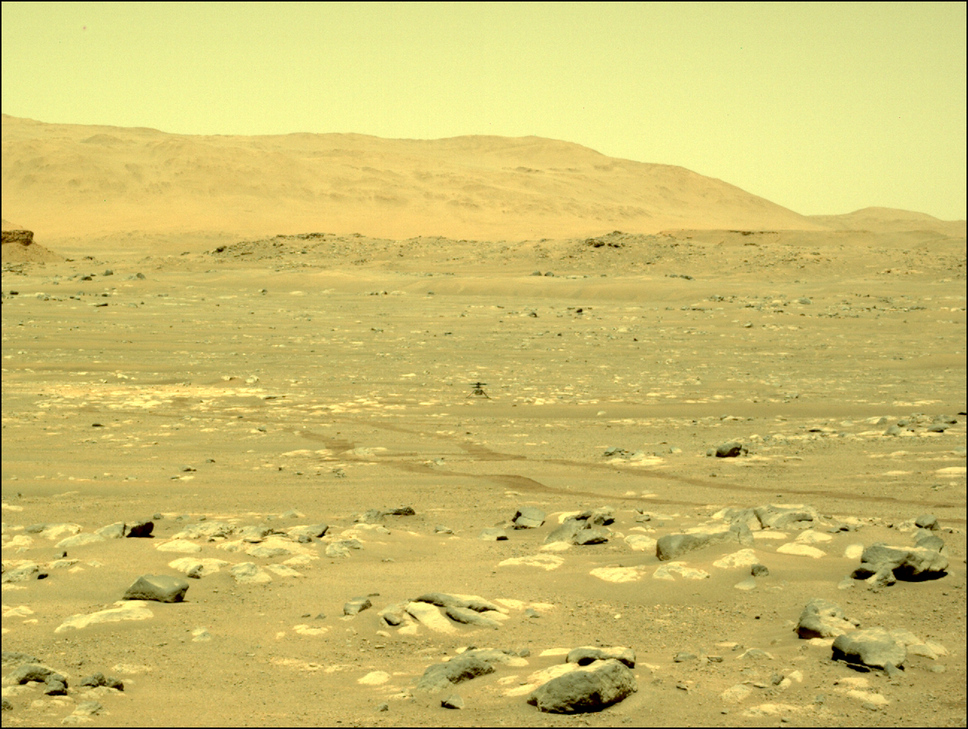
#> input picture perserverance/scripts/lefrncam_57.png, 968 x 729 px, shrunk from 1296 x 976 before the run
$ python featureMatchingSIFT.py
#> lines starting #> are read from the running program, lines starting #| are printed output that depends on the picture
'''Stereo Matching with SIFT
for using sift or surf in Opencv 3
use pip install opencv-contrib-python'''

import numpy as np
import cv2 as cv
from matplotlib import pyplot as plt


def drawlines(img1,img2,lines,pts1,pts2):
    ''' img1 - image on which we draw the epilines for the points in img2
        lines - corresponding epilines '''
    r,c = img1.shape
    img1 = cv.cvtColor(img1,cv.COLOR_GRAY2BGR)
    img2 = cv.cvtColor(img2,cv.COLOR_GRAY2BGR)
    for r,pt1,pt2 in zip(lines,pts1,pts2):
        color = tuple(np.random.randint(0,255,3).tolist())
        x0,y0 = map(int, [0, -r[2]/r[1] ])
        x1,y1 = map(int, [c, -(r[2]+r[0]*c)/r[1] ])
        img1 = cv.line(img1, (x0,y0), (x1,y1), color,1)
        img1 = cv.circle(img1,tuple(pt1),5,color,-1)
        img2 = cv.circle(img2,tuple(pt2),5,color,-1)
    return img1,img2

img1 = cv.imread('lefrncam_57.png',0)  # left image
#> img1: shape (729, 968); min 0, max 245, mean 185.8
img2 = cv.imread('rightrncam_57.png',0) #  right image
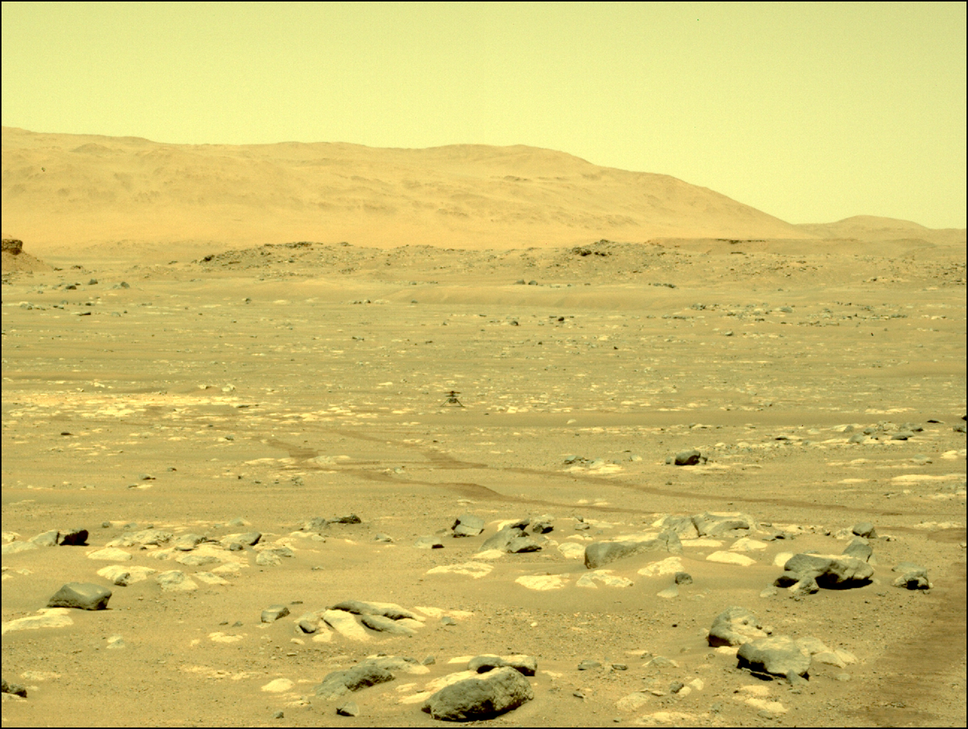
#> input picture perserverance/scripts/rightrncam_57.png, 968 x 729 px, shrunk from 1296 x 976 before the run
#> img2: shape (729, 968); min 0, max 246, mean 185.6

#Gray Scale images
#gryl = cv.imread('left.jpeg', cv.IMREAD_GRAYSCALE)
#gryr = cv.imread('right.jpeg', cv.IMREAD_GRAYSCALE)

#Create a Sift Object
sift = cv.SIFT_create()

# find the keypoints and descriptors with SIFT
kp1, des1 = sift.detectAndCompute(img1,None)
#> kp1 = 2378 keypoints; strongest (x, y, size): (144, 531, 11.9), (41, 577, 4), (500, 538, 3.5), (65, 555, 2.9)
kp2, des2 = sift.detectAndCompute(img2,None)
#> kp2 = 2296 keypoints; strongest (x, y, size): (483, 669, 6.8), (78, 539, 12.2), (435, 547, 3.3), (805, 676, 5)

# FLANN parameters
#Library for the enhanced Nearest Neighbour Method

FLANN_INDEX_KDTREE = 1
index_params = dict(algorithm = FLANN_INDEX_KDTREE, trees = 5)
search_params = dict(checks=50)
flann = cv.FlannBasedMatcher(index_params,search_params)
matches = flann.knnMatch(des1,des2,k=2)
#> matches = 2378 matches
pts1 = []
pts2 = []
# ratio test as per Lowe's paper
for i,(m,n) in enumerate(matches):
    if m.distance < 0.8*n.distance:
        pts2.append(kp2[m.trainIdx].pt)
        pts1.append(kp1[m.queryIdx].pt)
#> after the loop, pts1 = 1139 pairs, first value 2.47 to 961.5, second value 130.7 to 720.9; pts2 = 1139 pairs, first value 2.39 to 959.9, second value 140.1 to 723.5

pts1 = np.int32(pts1)
#> pts1 = 1139 pairs, first value 2 to 961, second value 130 to 720
pts2 = np.int32(pts2)
#> pts2 = 1139 pairs, first value 2 to 959, second value 140 to 723
F, mask = cv.findFundamentalMat(pts1,pts2,cv.FM_LMEDS)
#> F = [[1.6e-21, 5.55e-18, -2.91e-15], [-5.8e-18, 2e-18, -0.125], [3.09e-15, 0.125, 1]]; mask = 1139 values, max 1 at index 15, min 0 at index 0, mean 0.621
# We select only inlier points
pts1 = pts1[mask.ravel()==1]
#> pts1 = 707 pairs, first value 36 to 956, second value 229 to 709
pts2 = pts2[mask.ravel()==1]
#> pts2 = 707 pairs, first value 9 to 933, second value 237 to 717


# Find epilines corresponding to points in right image (second image) and
# drawing its lines on left image
lines1 = cv.computeCorrespondEpilines(pts2.reshape(-1,1,2), 2,F)
#> lines1 = 707 rows, first 8: [1.07e-14, 1, -294], [5.54e-15, 1, -405], [4.52e-15, 1, -427], [2.16e-15, 1, -478], [2.16e-15, 1, -478], [-3.04e-16, 1, -531], [-3.04e-16, 1, -531], [6.71e-17, 1, -523]
lines1 = lines1.reshape(-1,3)
img5,img6 = drawlines(img1,img2,lines1,pts1,pts2)
#> the loop in drawlines, `for r,pt1,pt2 in zip(lines,pts1,pts2):` made 707 passes
#> (r, pt1, pt2, color, y0, y1) on passes 1 to 3: ([1.07e-14, 1, -294], [36, 294], [20, 302], (172, 47, 117), 294, 293), ([5.54e-15, 1, -405], [47, 405], [19, 413], (192, 67, 251), 405, 404), ([4.52e-15, 1, -427], [48, 427], [16, 435], (195, 103, 9), 427, 426)
#> after the loop in drawlines, `for r,pt1,pt2 in zip(lines,pts1,pts2):`:
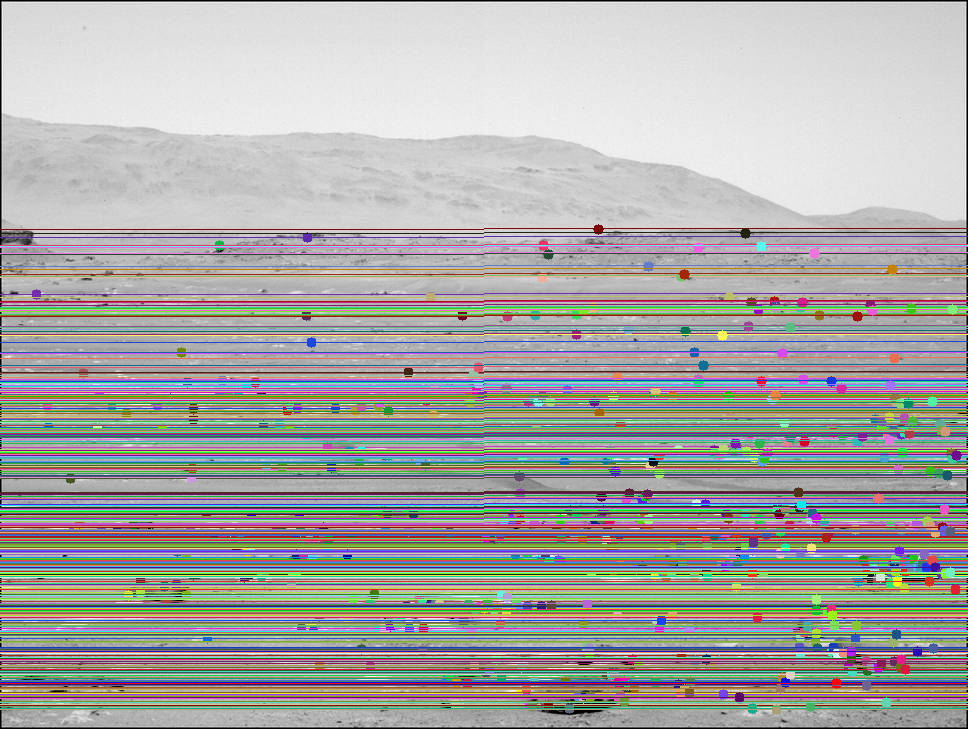
#> img1: shape (729, 968, 3); mean B, G, R 165.3, 167.5, 168.1
#> after the loop in drawlines, `for r,pt1,pt2 in zip(lines,pts1,pts2):`:
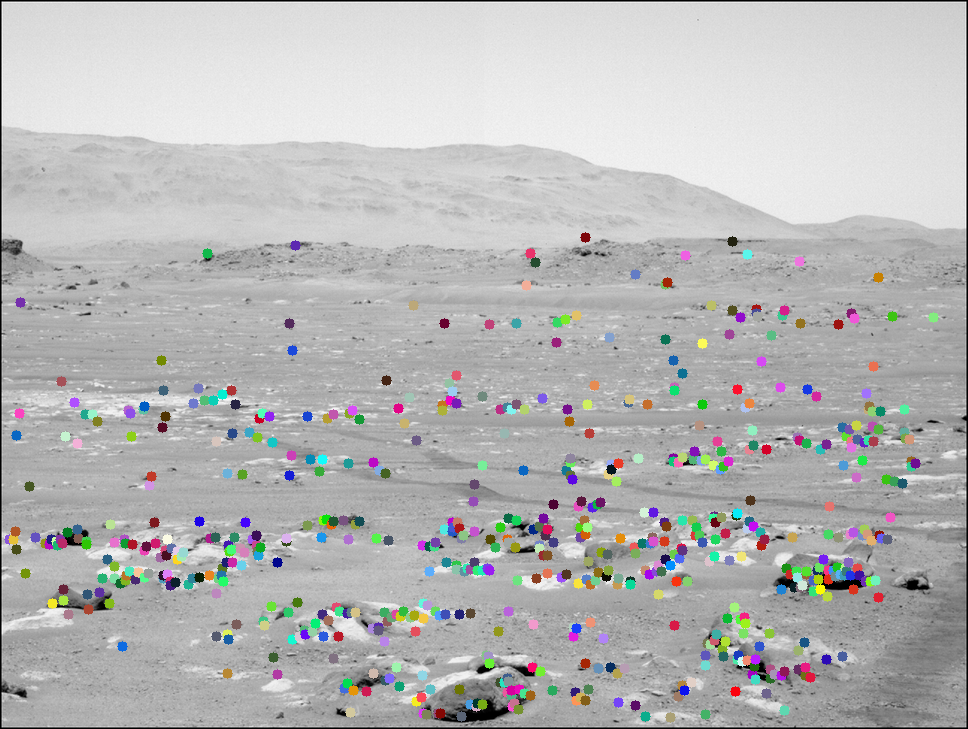
#> img2: shape (729, 968, 3); mean B, G, R 183, 183.1, 183
# Find epilines corresponding to points in left image (first image) and
# drawing its lines on right image
lines2 = cv.computeCorrespondEpilines(pts1.reshape(-1,1,2), 1,F)
#> lines2 = 707 rows, first 8: [-1.02e-14, -1, 302], [-5.29e-15, -1, 413], [-4.32e-15, -1, 435], [-2.05e-15, -1, 486], [-2.05e-15, -1, 486], [3e-16, -1, 539], [3e-16, -1, 539], [-5.53e-17, -1, 531]
lines2 = lines2.reshape(-1,3)
img3,img4 = drawlines(img2,img1,lines2,pts2,pts1)
#> the loop in drawlines (call 2), `for r,pt1,pt2 in zip(lines,pts1,pts2):` made 707 passes
#> (r, pt1, pt2, color, y0, y1) on passes 1 to 3: ([-1.02e-14, -1, 302], [20, 302], [36, 294], (219, 231, 98), 302, 301), ([-5.29e-15, -1, 413], [19, 413], [47, 405], (71, 94, 45), 413, 412), ([-4.32e-15, -1, 435], [16, 435], [48, 427], (208, 65, 88), 435, 434)
#> pass 1, in drawlines (call 2), `img1 = cv.line(img1, (x0,y0), (x1,y1), color,1)`:
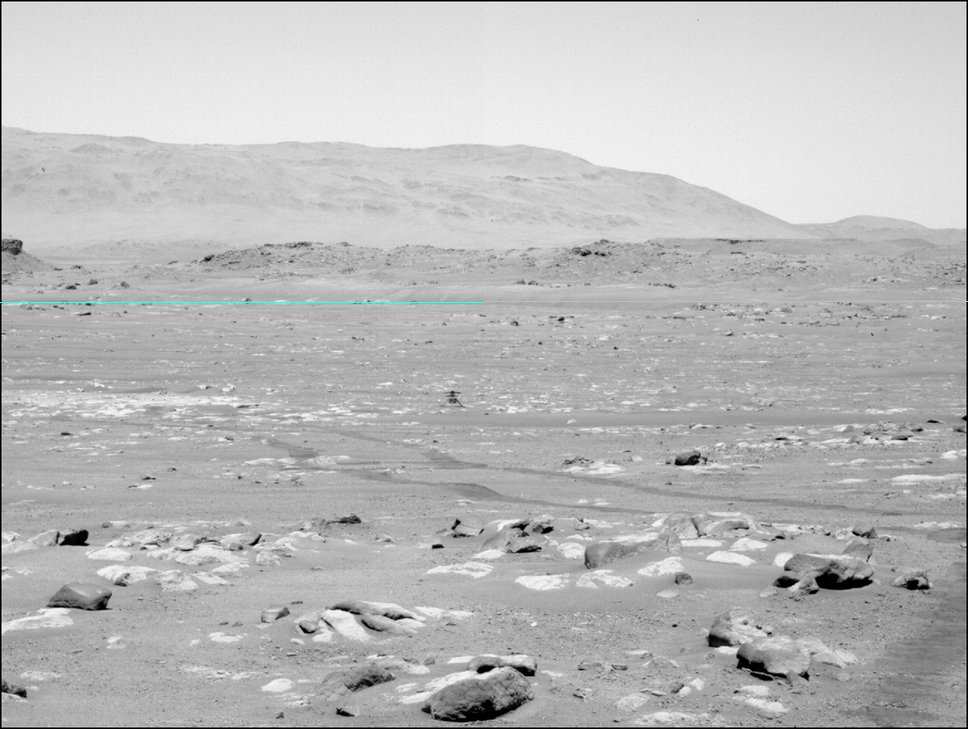
#> img1: shape (729, 968, 3); mean B, G, R 185.7, 185.7, 185.5
#> after the loop in drawlines (call 2), `for r,pt1,pt2 in zip(lines,pts1,pts2):`:
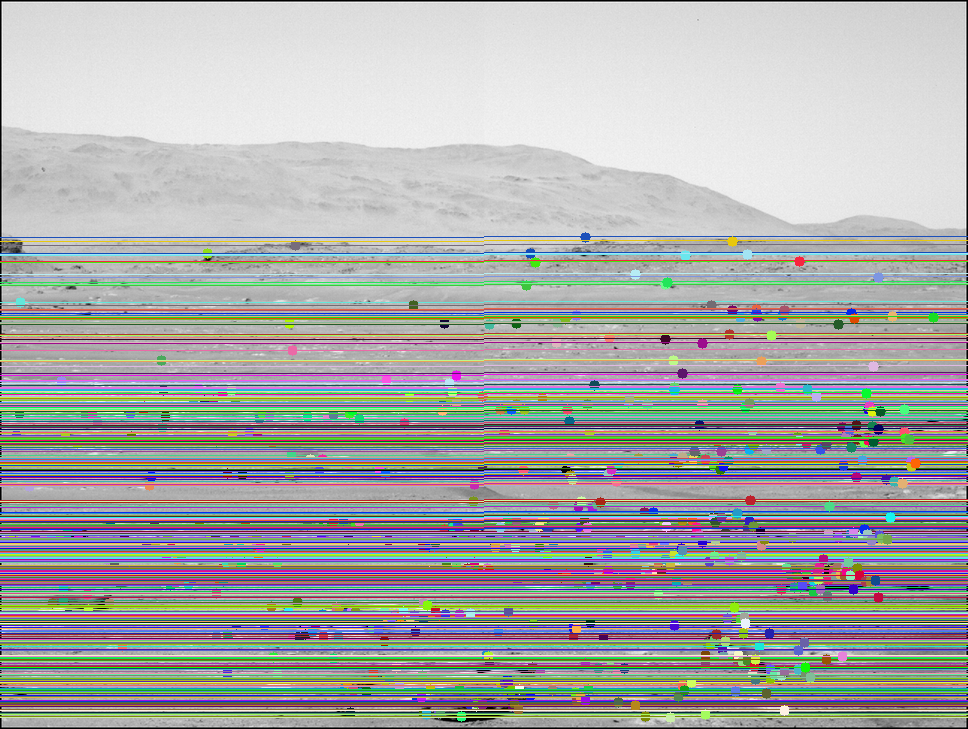
#> img1: shape (729, 968, 3); mean B, G, R 168.6, 169.8, 168.4
#> after the loop in drawlines (call 2), `for r,pt1,pt2 in zip(lines,pts1,pts2):`:
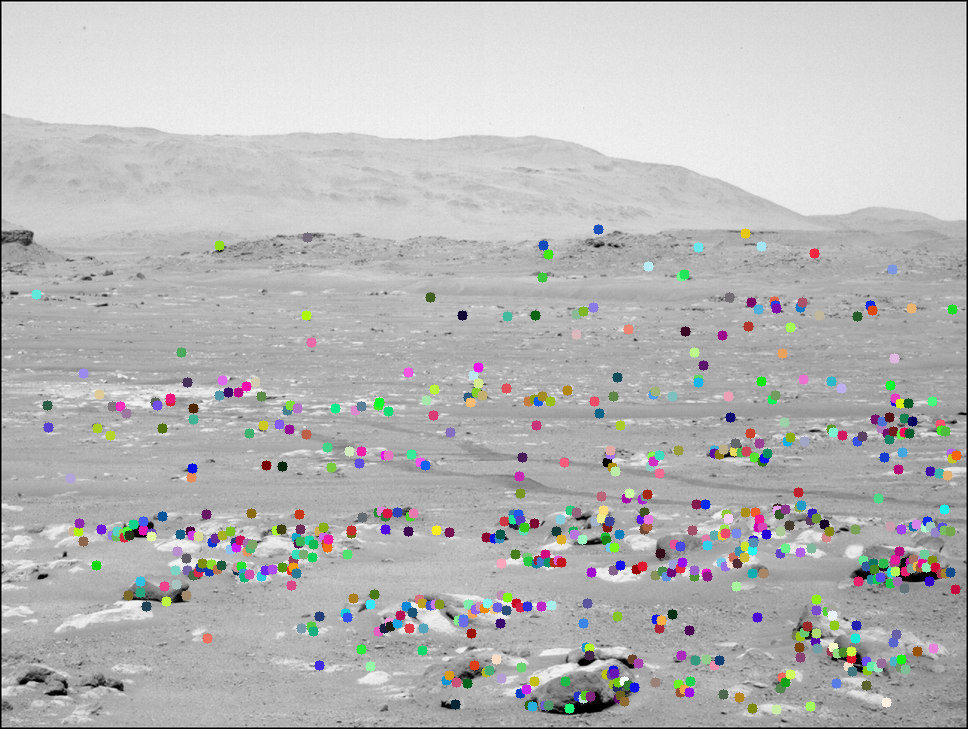
#> img2: shape (729, 968, 3); mean B, G, R 183.2, 183.3, 183.3

#if you want to view the epilines plot img3 and img5
plt.subplot(121),plt.imshow(img6)
plt.subplot(122),plt.imshow(img4)
plt.show()
#> figure, not shown here; B, G, R data is drawn as R, G, B
